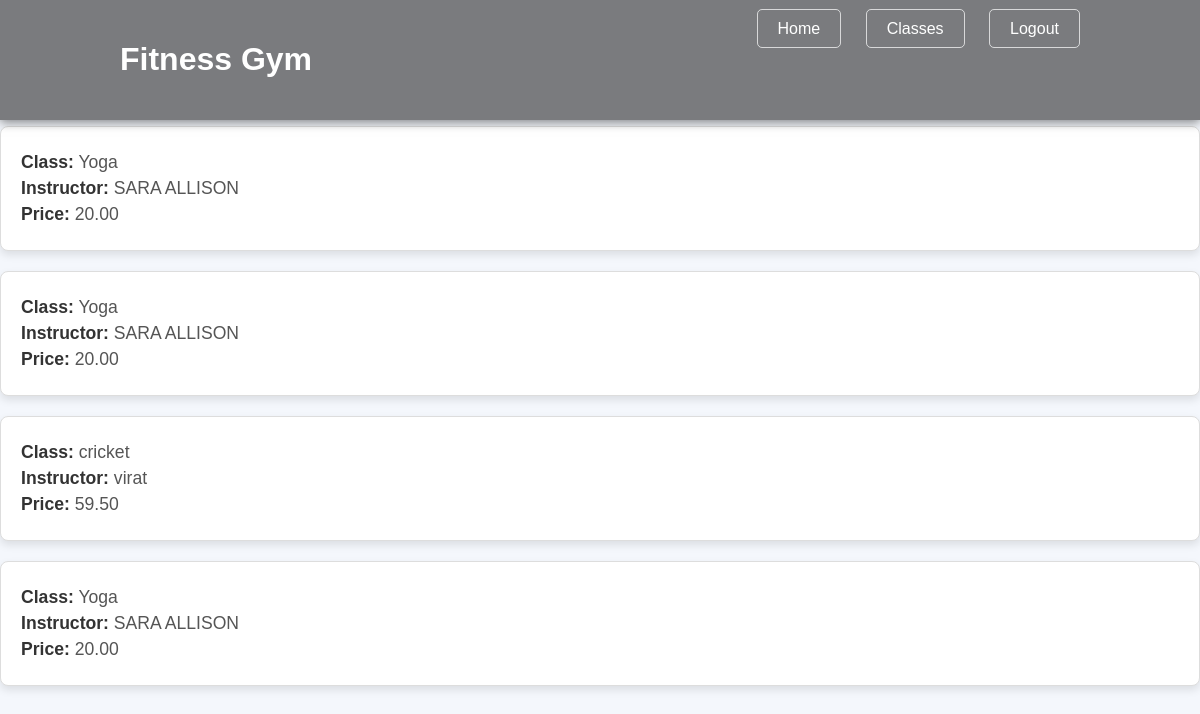
/payments/user_bookings/ (signed in), run on the app's committed database.
### payments/models.py (models this page shows, shortened)
class Booking(models.Model):
    user = models.ForeignKey(User,
                             on_delete=models.CASCADE)  # Assuming user is logged in and associated with the booking
    class_name = models.CharField(max_length=255)
    instructor = models.CharField(max_length=255)
    price = models.DecimalField(max_digits=10, decimal_places=2)
    status = models.CharField(max_length=50,
                              default='Confirmed')  # You can add more statuses like 'Pending' or 'Cancelled'
    created_at = models.DateTimeField(auto_now_add=True)

### payments/views.py (the view)
# urls.py: path('user_bookings/', views.user_bookings, name='user_bookings'),
def user_bookings(request):
    bookings = Booking.objects.filter(user=request.user)
    return render(request, 'user_bookings.html', {'bookings': bookings})

### templates/user_bookings.html (shortened to what this page needs)
{% load static %}
<!DOCTYPE html>
<html lang="en">
<head>
    <link rel="stylesheet" href="{% static 'styles.css' %}">
</head>
<header>
    <div class="container">
        <h1>Fitness Gym</h1>
        <nav>
            <a href="{% url 'home' %}">Home</a>
            <a href="{% url 'classes' %}">Classes</a>
            <a href="{% url 'index' %}">Logout</a>
        </nav>
    </div>
</header>
<br><br><br><br><br><br><br>
<body>
   {% for booking in bookings %}
    <div class="booking-box">
        <p><strong>Class:</strong> {{ booking.class_name }}</p>
        <p><strong>Instructor:</strong> {{ booking.instructor }}</p>
        <p><strong>Price:</strong> {{ booking.price }}</p>
    </div>
   {% endfor %}
</body>
</html>

### static/styles.css (style rules this page uses)
body { font-family: 'Segoe UI', Tahoma, Geneva, Verdana, sans-serif; margin: 0; padding: 0; background-color: #f4f4f4; }
h1, h2, h3 { color: white; }
a { color: #fff; text-decoration: none; }
.container { width: 80%; margin: 0 auto; }
header { background: rgba(0, 0, 0, 0.5); padding: 20px 0; position: fixed; top: 0; width: 100%; z-index: 1000; box-shadow: 0 2px 10px rgba(0, 0, 0, 0.5); }
header h1 { color: #fff; display: inline-block; }
nav { float: right; }
nav a { margin-left: 20px; padding: 10px 20px; color: #fff; background-color: transparent; border: 1px solid rgba(255, 255, 255, 0.7); border-radius: 5px; transition: background-color 0.3s ease, color 0.3s ease; }

### templates/user_bookings.html (style rules this page uses)
body { font-family: Arial, sans-serif; background-color: #f4f7fc; margin: 0; padding: 0; }
.booking-box { background-color: #fff; border: 1px solid #ddd; border-radius: 8px; padding: 20px; margin-bottom: 20px; box-shadow: 0 4px 8px rgba(0, 0, 0, 0.1); }
.booking-box p { font-size: 1.1rem; color: #555; margin: 5px 0; }
.booking-box p strong { color: #333; }

### data on the page
Booking: class_name "Yoga", instructor "SARA ALLISON", price "20.00"
Booking: class_name "Yoga", instructor "SARA ALLISON", price "20.00"
Booking: class_name "cricket", instructor "virat", price "59.50"
Booking: class_name "Yoga", instructor "SARA ALLISON", price "20.00"
